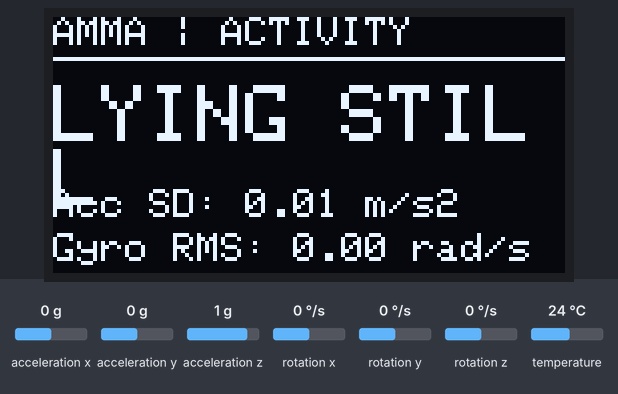
A sketch run on a simulated ESP32-S3. On the bench: 128×64 one-colour display. Inputs (shaded band) come from the test bench; at power-on: acceleration x 0 g, acceleration y 0 g, acceleration z 1 g, rotation x 0 °/s, rotation y 0 °/s, rotation z 0 °/s, temperature 24 °C. What the sketch prints to the serial monitor is not drawn.

Above: at 1.9 s.
2.0 s: acceleration x set to -1.4 g
At 4.6 s:
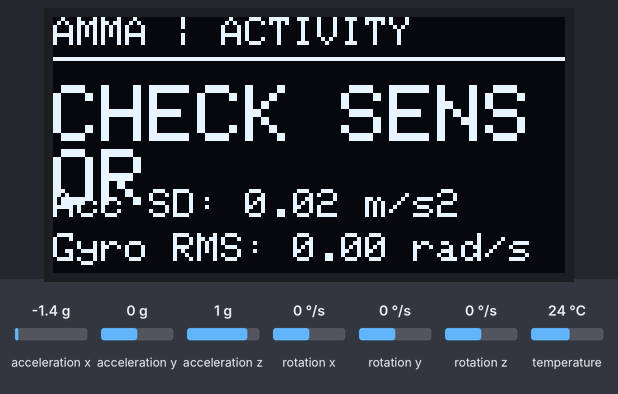
4.9 s: acceleration y set to -1.4 g
At 6.1 s:
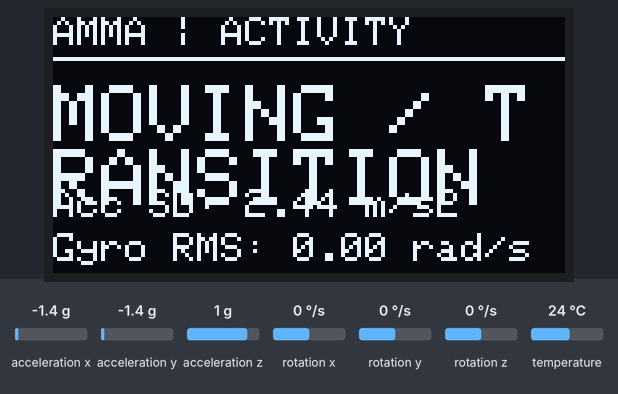
7.9 s: acceleration x set to -0.8 g
At 10.4 s:
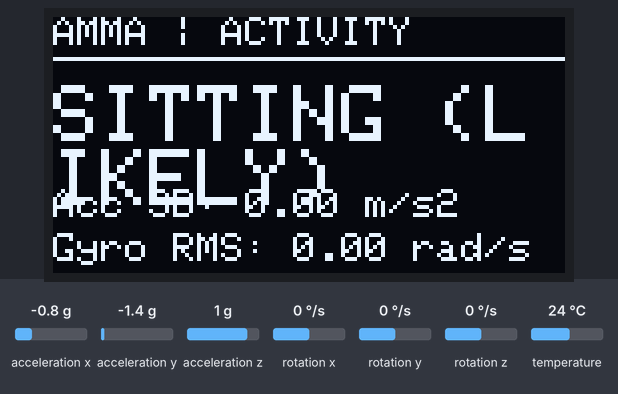
10.9 s: acceleration z set to 0 g
At 12.7 s:
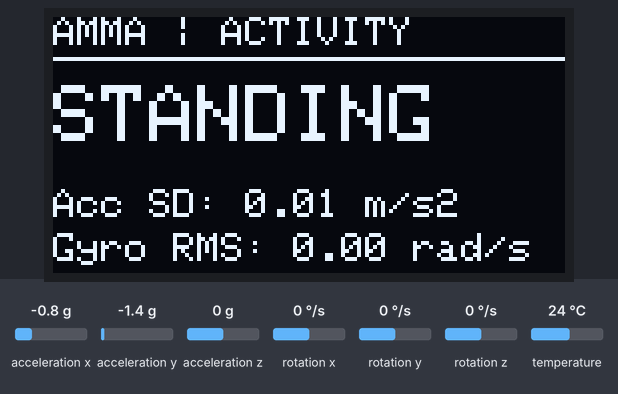
13.9 s: acceleration y set to -0.8 g
At 16.2 s:
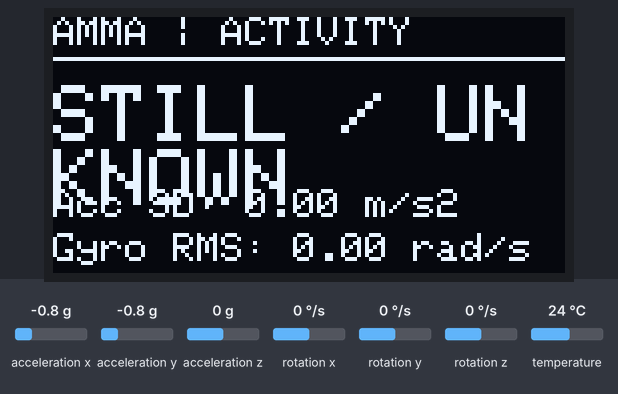
16.9 s: acceleration y set to 0.7 g
At 17.7 s:
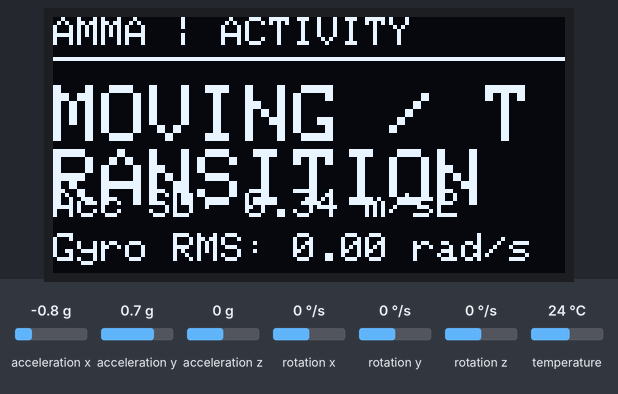
19.9 s: acceleration y set to 1 g
Timing chart, 0 to 22.9 s (numbered marks = the images above; inputs shaded):
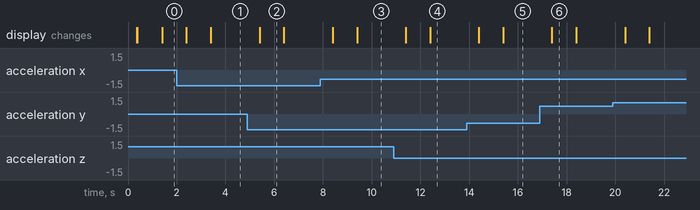

The sketch:

AMMA_Activity_Recognition_ESP32S3.ino
```cpp
/*
  AMMA Prototype 3 - Preliminary Activity Recognition
  Hardware:
    ESP32-S3
    MPU6050 at 0x68
    SSD1306 128x64 I2C OLED at 0x3C (assumed)
    Shared I2C: SDA GPIO 8, SCL GPIO 9

  Classifies likely activity using the user's first labelled trial recordings:
    walking, standing still, sitting still, stand/sit movement, lying still.

  IMPORTANT:
  - These are trial-tuned heuristics, not a clinically validated model.
  - Sitting/standing depends on sensor orientation and belt mounting.
  - "LYING STILL" is not sleep detection.
  - Piezo channels are not used for activity classification in this first version.
*/

#include <Wire.h>
#include <Adafruit_MPU6050.h>
#include <Adafruit_Sensor.h>
#include <Adafruit_GFX.h>
#include <Adafruit_SSD1306.h>
#include <math.h>

#define I2C_SDA 8
#define I2C_SCL 9
#define MPU_ADDR 0x68
#define OLED_ADDR 0x3C
#define SCREEN_WIDTH 128
#define SCREEN_HEIGHT 64
#define OLED_RESET -1

// The supplied recordings are approximately 100 Hz.
const uint16_t SAMPLE_RATE_HZ = 100;
const uint16_t WINDOW_N = 100;       // 1 second of samples
const uint32_t SAMPLE_PERIOD_US = 1000000UL / SAMPLE_RATE_HZ;
const uint32_t DISPLAY_PERIOD_MS = 500;

Adafruit_MPU6050 mpu;
Adafruit_SSD1306 display(SCREEN_WIDTH, SCREEN_HEIGHT, &Wire, OLED_RESET);

float accMagBuf[WINDOW_N];
float gyroMagBuf[WINDOW_N];
float axBuf[WINDOW_N], ayBuf[WINDOW_N], azBuf[WINDOW_N];
uint16_t sampleIndex = 0;
bool windowReady = false;

uint32_t nextSampleUs = 0;
uint32_t lastDisplayMs = 0;

String activity = "STARTING";
String previousActivity = "";
float accMagSD = 0.0f;
float gyroRMS = 0.0f;
float meanAX = 0.0f, meanAY = 0.0f, meanAZ = 0.0f;
float postureAngleDeg = 0.0f;

void showMessage(const char* line1, const char* line2 = "") {
  display.clearDisplay();
  display.setTextColor(SSD1306_WHITE);
  display.setTextSize(1);
  display.setCursor(0, 0);
  display.println(line1);
  display.println();
  display.println(line2);
  display.display();
}

void calculateWindowFeatures() {
  float sumMag = 0.0f, sumMagSq = 0.0f;
  float sumGyroSq = 0.0f;
  meanAX = meanAY = meanAZ = 0.0f;

  for (uint16_t i = 0; i < WINDOW_N; i++) {
    sumMag += accMagBuf[i];
    sumMagSq += accMagBuf[i] * accMagBuf[i];
    sumGyroSq += gyroMagBuf[i] * gyroMagBuf[i];
    meanAX += axBuf[i];
    meanAY += ayBuf[i];
    meanAZ += azBuf[i];
  }

  float meanMag = sumMag / WINDOW_N;
  float variance = (sumMagSq / WINDOW_N) - (meanMag * meanMag);
  if (variance < 0.0f) variance = 0.0f;
  accMagSD = sqrtf(variance);
  gyroRMS = sqrtf(sumGyroSq / WINDOW_N);

  meanAX /= WINDOW_N;
  meanAY /= WINDOW_N;
  meanAZ /= WINDOW_N;

  // For the supplied upright recordings, gravity is mainly on +Y.
  // For the supplied lying-front-up recording, gravity is mainly on +Z.
  // This posture estimate is only valid if mounting/orientation is consistent.
  postureAngleDeg = atan2f(fabsf(meanAZ), fabsf(meanAY)) * 180.0f / PI;
}

String classifyActivity() {
  float gravityMagnitude = sqrtf(meanAX * meanAX + meanAY * meanAY + meanAZ * meanAZ);

  // Detect clear, sustained locomotion using both movement and rotation.
  // Thresholds are initial heuristics based on this first dataset.
  if (accMagSD > 0.80f && gyroRMS > 0.25f) {
    return "WALKING";
  }

  // Moderate motion can be posture change, fidgeting, or other movement.
  // Do not force it into a posture label.
  if (accMagSD > 0.16f || gyroRMS > 0.13f) {
    return "MOVING / TRANSITION";
  }

  // If gravity is mainly on Z, this matches the supplied lying/front-up trial.
  if (fabsf(meanAZ) > fabsf(meanAY) * 1.15f &&
      fabsf(meanAZ) > fabsf(meanAX) * 1.15f) {
    return "LYING STILL";
  }

  // Sitting vs standing heuristic fitted to the supplied recordings:
  // standing trial: atan2(|Z|, |Y|) was about 6 degrees
  // sitting trial:  atan2(|Z|, |Y|) was about 17 degrees
  // This separation may fail if the belt or sensor is mounted differently.
  if (fabsf(meanAY) > fabsf(meanAZ) && fabsf(meanAY) > fabsf(meanAX)) {
    if (postureAngleDeg < 12.0f) return "STANDING";
    return "SITTING (LIKELY)";
  }

  // If the sensor is rotated differently than in the training recordings,
  // avoid making a confident posture guess.
  if (gravityMagnitude < 7.0f || gravityMagnitude > 13.0f) {
    return "CHECK SENSOR";
  }
  return "STILL / UNKNOWN";
}

void updateDisplay() {
  display.clearDisplay();
  display.setTextColor(SSD1306_WHITE);

  display.setTextSize(1);
  display.setCursor(0, 0);
  display.println("AMMA | ACTIVITY");

  display.drawLine(0, 10, 127, 10, SSD1306_WHITE);

  display.setTextSize(2);
  display.setCursor(0, 17);
  display.println(activity);

  display.setTextSize(1);
  display.setCursor(0, 43);
  display.print("Acc SD: ");
  display.print(accMagSD, 2);
  display.println(" m/s2");

  display.setCursor(0, 54);
  display.print("Gyro RMS: ");
  display.print(gyroRMS, 2);
  display.println(" rad/s");

  display.display();
}

void setup() {
  Serial.begin(115200);
  delay(300);

  Wire.begin(I2C_SDA, I2C_SCL);
  Wire.setClock(100000);

  if (!display.begin(SSD1306_SWITCHCAPVCC, OLED_ADDR)) {
    Serial.println("ERROR: SSD1306 OLED not found at 0x3C.");
    while (true) delay(1000);
  }

  showMessage("AMMA Activity", "Starting sensors...");

  if (!mpu.begin(MPU_ADDR, &Wire)) {
    showMessage("MPU6050 ERROR", "Check 0x68 / wiring");
    Serial.println("ERROR: MPU6050 not found at 0x68.");
    while (true) delay(1000);
  }

  mpu.setAccelerometerRange(MPU6050_RANGE_8_G);
  mpu.setGyroRange(MPU6050_RANGE_500_DEG);
  mpu.setFilterBandwidth(MPU6050_BAND_21_HZ);

  showMessage("AMMA Activity", "Collecting 1 sec...");
  nextSampleUs = micros();
  Serial.println("AMMA preliminary activity recognition started.");
}

void loop() {
  uint32_t nowUs = micros();
  if ((int32_t)(nowUs - nextSampleUs) >= 0) {
    nextSampleUs += SAMPLE_PERIOD_US;

    sensors_event_t accel, gyro, temp;
    mpu.getEvent(&accel, &gyro, &temp);

    float ax = accel.acceleration.x;
    float ay = accel.acceleration.y;
    float az = accel.acceleration.z;
    float gx = gyro.gyro.x;
    float gy = gyro.gyro.y;
    float gz = gyro.gyro.z;

    axBuf[sampleIndex] = ax;
    ayBuf[sampleIndex] = ay;
    azBuf[sampleIndex] = az;
    accMagBuf[sampleIndex] = sqrtf(ax * ax + ay * ay + az * az);
    gyroMagBuf[sampleIndex] = sqrtf(gx * gx + gy * gy + gz * gz);

    sampleIndex++;
    if (sampleIndex >= WINDOW_N) {
      sampleIndex = 0;
      windowReady = true;
      calculateWindowFeatures();
      activity = classifyActivity();

      // CSV-like debug output for tuning. Open Serial Monitor at 115200.
      Serial.print(millis());
      Serial.print(',');
      Serial.print(activity);
      Serial.print(',');
      Serial.print(accMagSD, 4);
      Serial.print(',');
      Serial.print(gyroRMS, 4);
      Serial.print(',');
      Serial.print(meanAX, 3);
      Serial.print(',');
      Serial.print(meanAY, 3);
      Serial.print(',');
      Serial.print(meanAZ, 3);
      Serial.print(',');
      Serial.println(postureAngleDeg, 2);
    }
  }

  if (windowReady && millis() - lastDisplayMs >= DISPLAY_PERIOD_MS) {
    lastDisplayMs = millis();
    updateDisplay();
  }
}
```

Measured:
- after the input at 2.0 s, the display: first changes after 0.40 s (image 1 shows a later state)
- after the input at 4.9 s, the display: changes after 0.50 s (image 2)
- after the input at 7.9 s, the display: first changes after 0.50 s (image 3 shows a later state)
- after the input at 10.9 s, the display: first changes after 0.50 s (image 4 shows a later state)
- after the input at 13.9 s, the display: first changes after 0.50 s (image 5 shows a later state)
- after the input at 16.9 s, the display: changes after 0.50 s (image 6)
- what the display in image 2 shows lasts 1.0 s, from 5.4 s to 6.4 s
